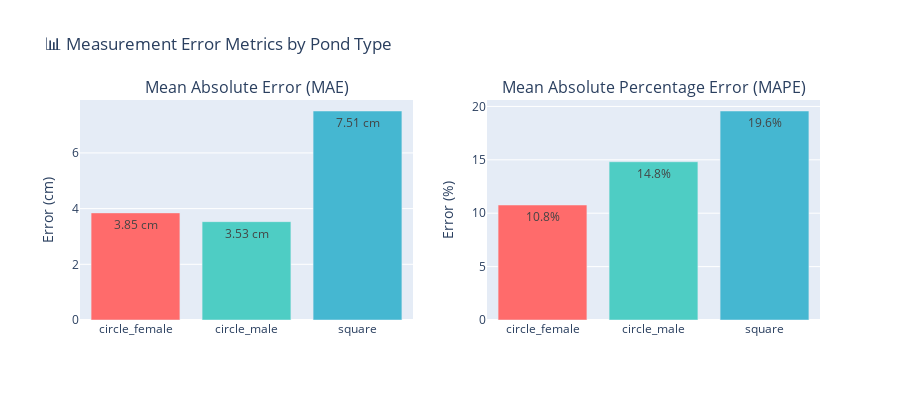

This figure's notebook cell:
### Code cell
# 🚀 **MISSION CONTROL: Comprehensive Error Analysis**
"""
🎪 Welcome to the Error Analysis Extravaganza!

This is where the magic happens - we're about to uncover the fascinating 
patterns in measurement errors across different pond environments.

🔬 **What's happening here:**
1. We calculate MAE and MAPE to understand overall measurement accuracy
2. We analyze error cancellation patterns in each pond type
3. We determine which error type dominates in each environment
4. We create stunning visualizations to tell the complete story

🎯 **Expected discoveries:**
- Overall measurement accuracy across different pond types
- How error patterns vary between environments
- Which ponds show better measurement performance
- The fascinating interplay between different types of errors

Let the analysis begin! 🎭
"""

print("🔬 STARTING COMPREHENSIVE ERROR ANALYSIS")
print("=" * 70)
print("🎯 Objective: Understand measurement accuracy and error patterns")
print("📊 Method: Calculate error metrics and analyze error interactions")
print("🦐 Subjects: Prawn measurements from different pond types")
print("=" * 70)

# 📊 Initialize results storage
pond_results = {}
total_measurements = 0

# 🔄 Process each pond type systematically
for i, pond_type in enumerate(df['Pond_Type'].unique(), 1):
    print(f"\n🏊♀️ Processing pond type {i}/{len(df['Pond_Type'].unique())}: {pond_type}")
    
    # 🔍 Run the comprehensive error analysis
    results = analyze_error_cancellation(df, pond_type)
    pond_results[pond_type] = results
    total_measurements += results['sample_count']
    
    # 📋 Display detailed summary
    print_error_summary(pond_type, results)

# 🎉 Analysis complete - show summary statistics
print(f"\n🎊 ANALYSIS COMPLETE! 🎊")
print("=" * 70)
print(f"📊 Total measurements analyzed: {total_measurements}")
print(f"🏊♀️ Pond types investigated: {len(pond_results)}")
print(f"🎭 Ready for visualization magic!")

# 🎨 Generate beautiful visualizations
print("\n🎨 CREATING STUNNING VISUALIZATIONS...")
print("📏 First, let's look at the overall error metrics...")
create_error_metrics_visualization(pond_results)

print("\n🎪 Now, let's explore the Error Cancellation Circus...")
create_error_visualization(pond_results)

print("\n✨ VISUALIZATION COMPLETE! ✨")
print("📊 The Error Metrics have been revealed!")
print("🎭 The Error Cancellation Dance has been mapped!")
print("📈 Check all plots above to see the fascinating patterns!")
print("=" * 70)

### Figure 1 — Plotly figure (JSON) as saved in the notebook; plotly's stock layout.template omitted (floating-point values rounded to 4 significant figures)
{"data": [{"hovertemplate": "Pond Type: %{x}<br>MAE: %{y:.2f} cm<extra></extra>", "marker": {"color": ["#FF6B6B", "#4ECDC4", "#45B7D1"]}, "name": "MAE", "text": ["3.85 cm", "3.53 cm", "7.51 cm"], "textposition": "auto", "type": "bar", "x": ["circle_female", "circle_male", "square"], "xaxis": "x", "y": [3.847, 3.532, 7.506], "yaxis": "y"}, {"hovertemplate": "Pond Type: %{x}<br>MAPE: %{y:.1f}%<extra></extra>", "marker": {"color": ["#FF6B6B", "#4ECDC4", "#45B7D1"]}, "name": "MAPE", "text": ["10.8%", "14.8%", "19.6%"], "textposition": "auto", "type": "bar", "x": ["circle_female", "circle_male", "square"], "xaxis": "x2", "y": [10.77, 14.82, 19.57], "yaxis": "y2"}], "layout": {"annotations": [{"font": {"size": 16}, "showarrow": false, "text": "Mean Absolute Error (MAE)", "x": 0.225, "xanchor": "center", "xref": "paper", "y": 1, "yanchor": "bottom", "yref": "paper"}, {"font": {"size": 16}, "showarrow": false, "text": "Mean Absolute Percentage Error (MAPE)", "x": 0.775, "xanchor": "center", "xref": "paper", "y": 1, "yanchor": "bottom", "yref": "paper"}], "height": 400, "showlegend": false, "title": {"text": "📊 Measurement Error Metrics by Pond Type"}, "width": 900, "xaxis": {"anchor": "y", "domain": [0, 0.45]}, "xaxis2": {"anchor": "y2", "domain": [0.55, 1]}, "yaxis": {"anchor": "x", "domain": [0, 1], "title": {"text": "Error (cm)"}}, "yaxis2": {"anchor": "x2", "domain": [0, 1], "title": {"text": "Error (%)"}}}}
